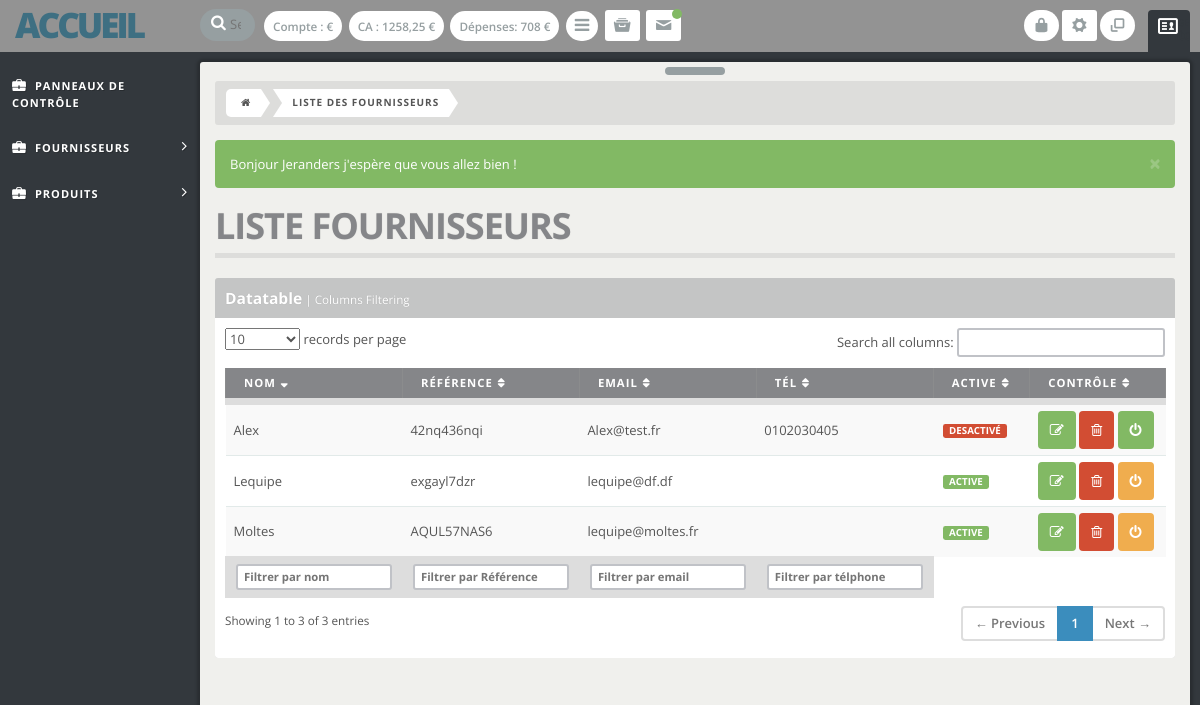
Page /admin/liste_fournisseur.php (signed in) on the earlier database version.
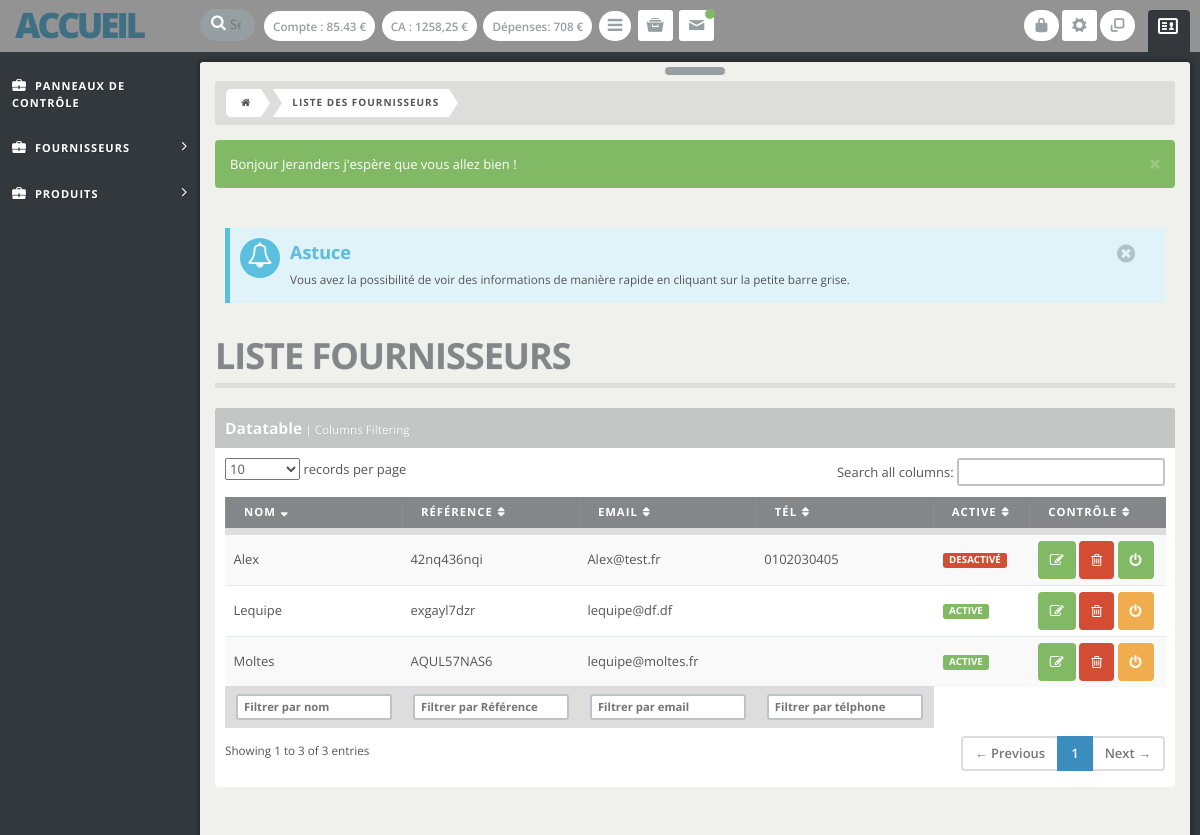
Same page on the later database version.
### tables this page shows
CREATE TABLE IF NOT EXISTS `membres` (
`id_membre` int(11) NOT NULL,
  `m_nom_utilisateur` varchar(20) NOT NULL,
  `m_nom` varchar(20) NOT NULL,
  `m_prenom` varchar(20) NOT NULL,
  `m_password` varchar(255) NOT NULL,
  `m_email_pro` varchar(30) NOT NULL,
  `m_email_perso` varchar(30) NOT NULL,
  `m_date_inscription` datetime NOT NULL,
  `m_rang` int(11) NOT NULL DEFAULT '2',
  `m_valide` tinyint(1) NOT NULL,
  `id_config_active` int(11) NOT NULL,
  `capital_depart` float(11,2) NOT NULL,
  `compte` float(11,2) NOT NULL,
  `m_key` varchar(255) NOT NULL,
  `astuce` int(11) NOT NULL
);

### function.php (called while the page is built, shortened)
<?php session_start();
function info_active($id){
	global $bdd;
	$ca = $bdd->prepare('SELECT * FROM membres, config_activite WHERE membres.id_membre = :id');
	$ca->execute(array('id' => $_SESSION['id_membre']));
	$donnees = $ca->fetch();
	return $donnees[$id];;
}
?>

### admin/liste_fournisseur.php (the view, shortened to what the changed rows need)
<?php
include '../bdd.php';
include '../function.php';
include 'header-top.php'; ?>
<?php include 'header-bottom.php'; ?>
<?php include 'astuces.php'; ?>
<div class="page-header">
  <h1>Liste fournisseurs</h1>
</div>
<div class="row">
  <div class="col-md-12 bootstrap-grid">
    <div class="powerwidget" id="datatable-filter-column" data-widget-editbutton="false">
      <header>
        <h2>Datatable<small>Columns Filtering</small></h2>
      </header>
      <div class="inner-spacer">
        <table class="display table table-striped table-hover" id="table-2">
          <thead>
            <tr>
              <th>Nom</th>
              <th>Référence</th>
              <th>Email</th>
              <th>Tél</th>
              <th>Active</th>
              <th>Contrôle</th>
            </tr>
          </thead>
            <tfoot>
              <tr>
                <th><input type="text" name="filter_game_name" placeholder="Filtrer par nom" class="search_init" /></th>
                <th><input type="text" name="filter_publisher" placeholder="Filtrer par Référence" class="search_init" /></th>
                <th><input type="text" name="filter_platform" placeholder="Filtrer par email" class="search_init" /></th>
                <th><input type="text" name="filter_genre" placeholder="Filtrer par télphone" class="search_init" /></th>
              </tr>
            </tfoot>
          </table>
        </div>
      </div>
    </div>
  </div>
</div>
<?php include 'footer.php'; ?>

### admin/header-bottom.php (shortened to what the changed rows need)
  <link id="main-style" href="css/styles.css" rel="stylesheet" type="text/css">
  <link id="main-style" href="css/theme.css" rel="stylesheet" type="text/css">
  <link href="//cdnjs.cloudflare.com/ajax/libs/select2/4.0.0-rc.2/css/select2.min.css" rel="stylesheet" />
</head>
<body>
  <div class="smooth-overflow">
    <nav class="main-header clearfix" role="navigation"> <a class="navbar-brand" href="index.php">Accueil</a>
      <div class="navbar-content">
        <a href="#" class="btn btn-default left-toggler tooltiped" data-toggle="tooltip" data-placement="bottom" title="Montant du compte">Compte : <?php echo info_active('compte'); ?> €</i></a>
        <a href="#" class="btn btn-default left-toggler tooltiped" data-toggle="tooltip" data-placement="bottom" title="Chiffre d'affaire du mois">CA : 1258,25 €</i></a>
        <a href="#" class="btn btn-default left-toggler tooltiped" data-toggle="tooltip" data-placement="bottom" title="Dépenses du mois">Dépenses: 708 €</i></a>
        <a href="#" class="btn btn-default left-toggler"><i class="fa fa-bars"></i></a>
        <a href="#" class="btn btn-user right-toggler pull-right"><i class="entypo-vcard"></i> <span class="logged-as hidden-xs">Logged as</span><span class="logged-as-name hidden-xs">Anton Durant</span></a>
        <button type="button" class="btn btn-default hidden-xs pull-right tooltiped" data-toggle="tooltip" data-placement="bottom" title="Plein écran" id="toggle-fullscreen"> <i class=" entypo-popup"></i> </button>
        <div class="btn-group pull-right">
          <button type="button" class="btn btn-default dropdown-toggle tooltiped" data-placement="bottom" title="Configurations" data-toggle="dropdown"> <i class="entypo-cog"></i></button>
          </div>
          <a href="../logout.php" class="btn btn-default hidden-xs pull-right tooltiped" data-toggle="tooltip" data-placement="bottom" title="Déconnexion"> <i class="entypo-lock"></i> </a>
          <div class="btn-group">
            <button type="button" class="btn btn-default dropdown-toggle tooltiped" data-toggle="dropdown" data-placement="bottom" title="Historiques"> <i class="entypo-archive"></i></button>
          </div>
          <div class="btn-group">
            <button type="button" class="btn btn-default dropdown-toggle" data-toggle="dropdown"><i class="entypo-mail"></i><span class="new"></span></button>
                </div>
              </div>
            </nav>
            <div class="main-wrap">
                  <div class="content-wrapper">

### admin/astuces.php
<?php if (info_active('astuce') == 1) {
	?>
	<div class="panel-body"><div class="callout callout-info">
		<button type="button" class="close" data-dismiss="alert" aria-hidden="true"><i class="fa fa-times-circle"></i></button>
		<h4>Astuce</h4>
		<p>Vous avez la possibilité de voir des informations de manière rapide en cliquant sur la petite barre grise.</p>
	</div>
</div>
<?php
} ?>

Differences in the rows shown:
now on this page (row edited): membres: compte "85.43"
changed membres: astuce empty → 1 (drawn)
Other differences:
text now shown: "Astuce Vous avez la possibilité de voir des informations de manière rapide en cliquant sur la petite barre grise."
